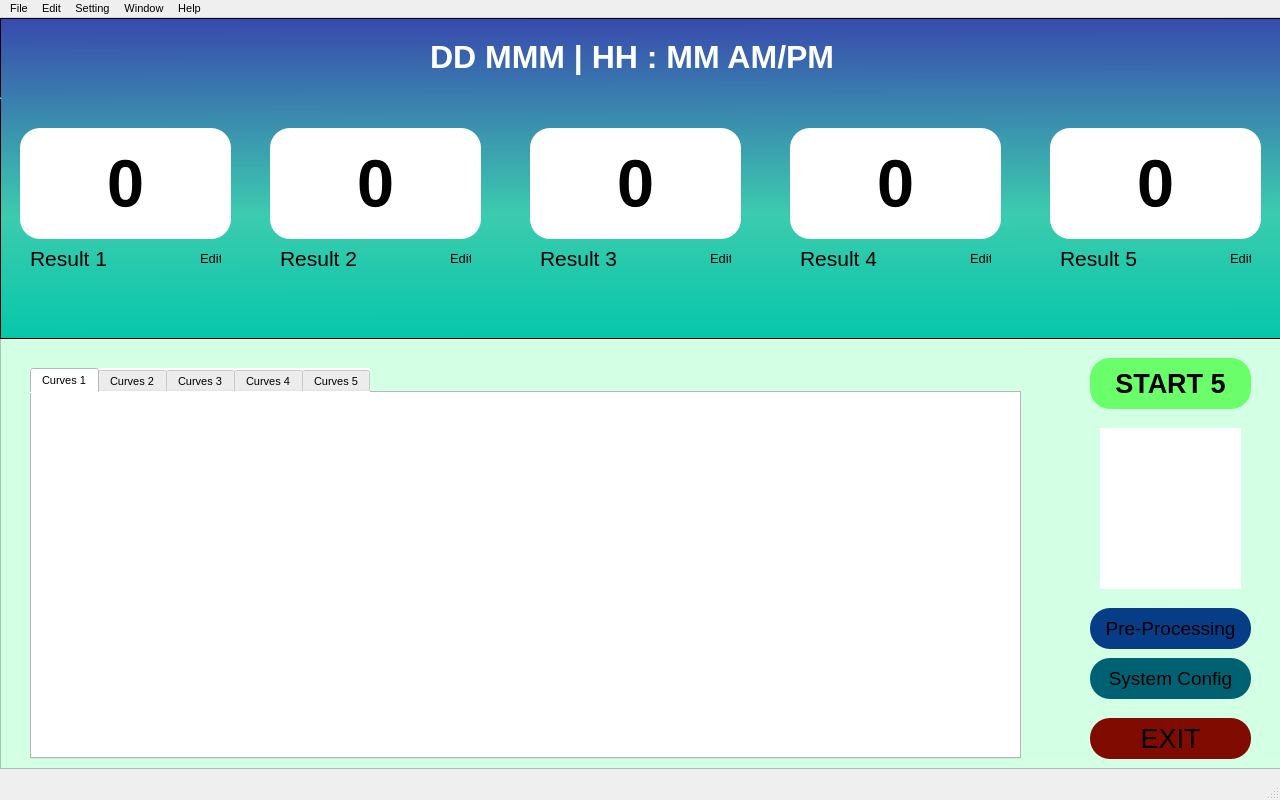
<?xml version="1.0" encoding="UTF-8"?>
<ui version="4.0">
    <class>MainWindow</class>
    <widget class="QMainWindow" name="MainWindow">
        <property name="geometry">
            <rect>
                <x>0</x>
                <y>0</y>
                <width>1280</width>
                <height>800</height>
            </rect>
        </property>
        <property name="font">
            <font>
                <family>Tahoma</family>
                <pointsize>8</pointsize>
            </font>
        </property>
        <property name="windowTitle">
            <string>MainWindow</string>
        </property>
        <widget class="QWidget" name="centralwidget">
            <widget class="QPushButton" name="EXIT">
                <property name="geometry">
                    <rect>
                        <x>1090</x>
                        <y>700</y>
                        <width>161</width>
                        <height>41</height>
                    </rect>
                </property>
                <property name="font">
                    <font>
                        <family>Tahoma</family>
                        <pointsize>20</pointsize>
                        <weight>50</weight>
                        <italic>false</italic>
                        <bold>false</bold>
                    </font>
                </property>
                <property name="focusPolicy">
                    <enum>Qt::ClickFocus</enum>
                </property>
                <property name="styleSheet">
                    <string notr="true">border: 0px solid;
border-radius: 20px;
background-color: rgb(128, 11, 0);
color: &quot;white&quot;;
font: 20pt &quot;Tahoma&quot;;</string>
                </property>
                <property name="text">
                    <string>EXIT</string>
                </property>
                <property name="autoDefault">
                    <bool>false</bool>
                </property>
                <property name="default">
                    <bool>false</bool>
                </property>
            </widget>
            <widget class="QPushButton" name="START">
                <property name="geometry">
                    <rect>
                        <x>1090</x>
                        <y>340</y>
                        <width>161</width>
                        <height>51</height>
                    </rect>
                </property>
                <property name="font">
                    <font>
                        <family>Tahoma</family>
                        <pointsize>20</pointsize>
                        <weight>75</weight>
                        <bold>true</bold>
                    </font>
                </property>
                <property name="styleSheet">
                    <string notr="true">border: 0px solid grey;
border-radius: 20px;
background-color: rgb(106, 255, 106);</string>
                </property>
                <property name="text">
                    <string>START 5</string>
                </property>
            </widget>
            <widget class="QLabel" name="dateNtime">
                <property name="geometry">
                    <rect>
                        <x>430</x>
                        <y>20</y>
                        <width>448</width>
                        <height>39</height>
                    </rect>
                </property>
                <property name="font">
                    <font>
                        <family>Tahoma</family>
                        <pointsize>24</pointsize>
                        <weight>75</weight>
                        <bold>true</bold>
                    </font>
                </property>
                <property name="text">
                    <string>&lt;font color=&quot;white&quot;&gt;DD MMM | HH : MM AM/PM&lt;/font&gt;</string>
                </property>
            </widget>
            <widget class="QFrame" name="frame">
                <property name="geometry">
                    <rect>
                        <x>0</x>
                        <y>0</y>
                        <width>1291</width>
                        <height>321</height>
                    </rect>
                </property>
                <property name="autoFillBackground">
                    <bool>false</bool>
                </property>
                <property name="styleSheet">
                    <string notr="true">background-color: qlineargradient(spread:pad, x1:0.539318, y1:0, x2:0.551273, y2:1, stop:0 rgba(56, 74, 173, 255), stop:0.607955 rgba(60, 203, 175, 255), stop:1 rgba(5, 199, 170, 255));</string>
                </property>
                <property name="locale">
                    <locale language="Thai" country="Thailand"/>
                </property>
                <property name="frameShape">
                    <enum>QFrame::StyledPanel</enum>
                </property>
                <property name="frameShadow">
                    <enum>QFrame::Raised</enum>
                </property>
                <property name="Color" stdset="0">
                    <color>
                        <red>0</red>
                        <green>0</green>
                        <blue>0</blue>
                    </color>
                </property>
                <widget class="QLabel" name="result1">
                    <property name="geometry">
                        <rect>
                            <x>20</x>
                            <y>110</y>
                            <width>211</width>
                            <height>111</height>
                        </rect>
                    </property>
                    <property name="font">
                        <font>
                            <family>Tahoma</family>
                            <pointsize>50</pointsize>
                            <weight>75</weight>
                            <bold>true</bold>
                        </font>
                    </property>
                    <property name="styleSheet">
                        <string notr="true">background-color: rgb(255, 255, 255);
border: 0px solid grey;
border-radius: 20px;</string>
                    </property>
                    <property name="text">
                        <string>0</string>
                    </property>
                    <property name="alignment">
                        <set>Qt::AlignCenter</set>
                    </property>
                </widget>
                <widget class="QLabel" name="result2">
                    <property name="geometry">
                        <rect>
                            <x>270</x>
                            <y>110</y>
                            <width>211</width>
                            <height>111</height>
                        </rect>
                    </property>
                    <property name="font">
                        <font>
                            <family>Tahoma</family>
                            <pointsize>50</pointsize>
                            <weight>75</weight>
                            <bold>true</bold>
                        </font>
                    </property>
                    <property name="styleSheet">
                        <string notr="true">background-color: rgb(255, 255, 255);
border: 0px solid grey;
border-radius: 20px;</string>
                    </property>
                    <property name="text">
                        <string>0</string>
                    </property>
                    <property name="alignment">
                        <set>Qt::AlignCenter</set>
                    </property>
                </widget>
                <widget class="QWidget" name="horizontalLayoutWidget">
                    <property name="geometry">
                        <rect>
                            <x>0</x>
                            <y>79</y>
                            <width>2</width>
                            <height>2</height>
                        </rect>
                    </property>
                    <layout class="QHBoxLayout" name="horizontalLayout_2"/>
                </widget>
                <widget class="QLabel" name="result4">
                    <property name="geometry">
                        <rect>
                            <x>790</x>
                            <y>110</y>
                            <width>211</width>
                            <height>111</height>
                        </rect>
                    </property>
                    <property name="font">
                        <font>
                            <family>Tahoma</family>
                            <pointsize>50</pointsize>
                            <weight>75</weight>
                            <bold>true</bold>
                        </font>
                    </property>
                    <property name="styleSheet">
                        <string notr="true">background-color: rgb(255, 255, 255);
border: 0px solid grey;
border-radius: 20px;</string>
                    </property>
                    <property name="text">
                        <string>0</string>
                    </property>
                    <property name="alignment">
                        <set>Qt::AlignCenter</set>
                    </property>
                </widget>
                <widget class="QLabel" name="result5">
                    <property name="geometry">
                        <rect>
                            <x>1050</x>
                            <y>110</y>
                            <width>211</width>
                            <height>111</height>
                        </rect>
                    </property>
                    <property name="font">
                        <font>
                            <family>Tahoma</family>
                            <pointsize>50</pointsize>
                            <weight>75</weight>
                            <bold>true</bold>
                        </font>
                    </property>
                    <property name="styleSheet">
                        <string notr="true">background-color: rgb(255, 255, 255);
border: 0px solid grey;
border-radius: 20px;</string>
                    </property>
                    <property name="text">
                        <string>0</string>
                    </property>
                    <property name="alignment">
                        <set>Qt::AlignCenter</set>
                    </property>
                </widget>
                <widget class="QLabel" name="result3">
                    <property name="geometry">
                        <rect>
                            <x>530</x>
                            <y>110</y>
                            <width>211</width>
                            <height>111</height>
                        </rect>
                    </property>
                    <property name="font">
                        <font>
                            <family>Tahoma</family>
                            <pointsize>50</pointsize>
                            <weight>75</weight>
                            <bold>true</bold>
                        </font>
                    </property>
                    <property name="styleSheet">
                        <string notr="true">background-color: rgb(255, 255, 255);
border: 0px solid grey;
border-radius: 20px;</string>
                    </property>
                    <property name="text">
                        <string>0</string>
                    </property>
                    <property name="alignment">
                        <set>Qt::AlignCenter</set>
                    </property>
                </widget>
                <widget class="QLabel" name="label_result1">
                    <property name="geometry">
                        <rect>
                            <x>30</x>
                            <y>230</y>
                            <width>81</width>
                            <height>21</height>
                        </rect>
                    </property>
                    <property name="font">
                        <font>
                            <family>Tahoma</family>
                            <pointsize>16</pointsize>
                            <weight>9</weight>
                            <italic>false</italic>
                            <bold>false</bold>
                        </font>
                    </property>
                    <property name="autoFillBackground">
                        <bool>false</bool>
                    </property>
                    <property name="styleSheet">
                        <string notr="true">font: 75 16pt &quot;Tahoma&quot;;
color: &quot;white&quot;;
background-color: rgba(255, 255, 255, 0);</string>
                    </property>
                    <property name="text">
                        <string>Result 1</string>
                    </property>
                    <property name="wordWrap">
                        <bool>false</bool>
                    </property>
                </widget>
                <widget class="QLabel" name="label_result2">
                    <property name="geometry">
                        <rect>
                            <x>280</x>
                            <y>230</y>
                            <width>81</width>
                            <height>21</height>
                        </rect>
                    </property>
                    <property name="font">
                        <font>
                            <family>Tahoma</family>
                            <pointsize>16</pointsize>
                            <weight>9</weight>
                            <italic>false</italic>
                            <bold>false</bold>
                        </font>
                    </property>
                    <property name="autoFillBackground">
                        <bool>false</bool>
                    </property>
                    <property name="styleSheet">
                        <string notr="true">font: 75 16pt &quot;Tahoma&quot;;
color: &quot;white&quot;;
background-color: rgba(255, 255, 255, 0);</string>
                    </property>
                    <property name="text">
                        <string>Result 2</string>
                    </property>
                    <property name="wordWrap">
                        <bool>false</bool>
                    </property>
                </widget>
                <widget class="QLabel" name="label_result3">
                    <property name="geometry">
                        <rect>
                            <x>540</x>
                            <y>230</y>
                            <width>81</width>
                            <height>21</height>
                        </rect>
                    </property>
                    <property name="font">
                        <font>
                            <family>Tahoma</family>
                            <pointsize>16</pointsize>
                            <weight>9</weight>
                            <italic>false</italic>
                            <bold>false</bold>
                        </font>
                    </property>
                    <property name="autoFillBackground">
                        <bool>false</bool>
                    </property>
                    <property name="styleSheet">
                        <string notr="true">font: 75 16pt &quot;Tahoma&quot;;
color: &quot;white&quot;;
background-color: rgba(255, 255, 255, 0);</string>
                    </property>
                    <property name="text">
                        <string>Result 3</string>
                    </property>
                    <property name="wordWrap">
                        <bool>false</bool>
                    </property>
                </widget>
                <widget class="QLabel" name="label_result4">
                    <property name="geometry">
                        <rect>
                            <x>800</x>
                            <y>230</y>
                            <width>81</width>
                            <height>21</height>
                        </rect>
                    </property>
                    <property name="font">
                        <font>
                            <family>Tahoma</family>
                            <pointsize>16</pointsize>
                            <weight>9</weight>
                            <italic>false</italic>
                            <bold>false</bold>
                        </font>
                    </property>
                    <property name="autoFillBackground">
                        <bool>false</bool>
                    </property>
                    <property name="styleSheet">
                        <string notr="true">font: 75 16pt &quot;Tahoma&quot;;
color: &quot;white&quot;;
background-color: rgba(255, 255, 255, 0);</string>
                    </property>
                    <property name="text">
                        <string>Result 4</string>
                    </property>
                    <property name="wordWrap">
                        <bool>false</bool>
                    </property>
                </widget>
                <widget class="QLabel" name="label_result5">
                    <property name="geometry">
                        <rect>
                            <x>1060</x>
                            <y>230</y>
                            <width>81</width>
                            <height>21</height>
                        </rect>
                    </property>
                    <property name="font">
                        <font>
                            <family>Tahoma</family>
                            <pointsize>16</pointsize>
                            <weight>9</weight>
                            <italic>false</italic>
                            <bold>false</bold>
                        </font>
                    </property>
                    <property name="autoFillBackground">
                        <bool>false</bool>
                    </property>
                    <property name="styleSheet">
                        <string notr="true">font: 75 16pt &quot;Tahoma&quot;;
color: &quot;white&quot;;
background-color: rgba(255, 255, 255, 0);</string>
                    </property>
                    <property name="text">
                        <string>Result 5</string>
                    </property>
                    <property name="wordWrap">
                        <bool>false</bool>
                    </property>
                </widget>
                <widget class="QLabel" name="label_result1_2">
                    <property name="geometry">
                        <rect>
                            <x>200</x>
                            <y>230</y>
                            <width>21</width>
                            <height>21</height>
                        </rect>
                    </property>
                    <property name="font">
                        <font>
                            <family>Tahoma</family>
                            <pointsize>10</pointsize>
                            <weight>50</weight>
                            <italic>false</italic>
                            <bold>false</bold>
                            <kerning>true</kerning>
                        </font>
                    </property>
                    <property name="autoFillBackground">
                        <bool>false</bool>
                    </property>
                    <property name="styleSheet">
                        <string notr="true">
color: &quot;white&quot;;
background-color: rgba(255, 255, 255, 0);</string>
                    </property>
                    <property name="text">
                        <string>Edit</string>
                    </property>
                    <property name="wordWrap">
                        <bool>false</bool>
                    </property>
                </widget>
                <widget class="QLabel" name="label_result1_3">
                    <property name="geometry">
                        <rect>
                            <x>450</x>
                            <y>230</y>
                            <width>21</width>
                            <height>21</height>
                        </rect>
                    </property>
                    <property name="font">
                        <font>
                            <family>Tahoma</family>
                            <pointsize>10</pointsize>
                            <weight>50</weight>
                            <italic>false</italic>
                            <bold>false</bold>
                            <kerning>true</kerning>
                        </font>
                    </property>
                    <property name="autoFillBackground">
                        <bool>false</bool>
                    </property>
                    <property name="styleSheet">
                        <string notr="true">
color: &quot;white&quot;;
background-color: rgba(255, 255, 255, 0);</string>
                    </property>
                    <property name="text">
                        <string>Edit</string>
                    </property>
                    <property name="wordWrap">
                        <bool>false</bool>
                    </property>
                </widget>
                <widget class="QLabel" name="label_result1_4">
                    <property name="geometry">
                        <rect>
                            <x>710</x>
                            <y>230</y>
                            <width>21</width>
                            <height>21</height>
                        </rect>
                    </property>
                    <property name="font">
                        <font>
                            <family>Tahoma</family>
                            <pointsize>10</pointsize>
                            <weight>50</weight>
                            <italic>false</italic>
                            <bold>false</bold>
                            <kerning>true</kerning>
                        </font>
                    </property>
                    <property name="autoFillBackground">
                        <bool>false</bool>
                    </property>
                    <property name="styleSheet">
                        <string notr="true">
color: &quot;white&quot;;
background-color: rgba(255, 255, 255, 0);</string>
                    </property>
                    <property name="text">
                        <string>Edit</string>
                    </property>
                    <property name="wordWrap">
                        <bool>false</bool>
                    </property>
                </widget>
                <widget class="QLabel" name="label_result1_5">
                    <property name="geometry">
                        <rect>
                            <x>970</x>
                            <y>230</y>
                            <width>21</width>
                            <height>21</height>
                        </rect>
                    </property>
                    <property name="font">
                        <font>
                            <family>Tahoma</family>
                            <pointsize>10</pointsize>
                            <weight>50</weight>
                            <italic>false</italic>
                            <bold>false</bold>
                            <kerning>true</kerning>
                        </font>
                    </property>
                    <property name="autoFillBackground">
                        <bool>false</bool>
                    </property>
                    <property name="styleSheet">
                        <string notr="true">
color: &quot;white&quot;;
background-color: rgba(255, 255, 255, 0);</string>
                    </property>
                    <property name="text">
                        <string>Edit</string>
                    </property>
                    <property name="wordWrap">
                        <bool>false</bool>
                    </property>
                </widget>
                <widget class="QLabel" name="label_result1_6">
                    <property name="geometry">
                        <rect>
                            <x>1230</x>
                            <y>230</y>
                            <width>21</width>
                            <height>21</height>
                        </rect>
                    </property>
                    <property name="font">
                        <font>
                            <family>Tahoma</family>
                            <pointsize>10</pointsize>
                            <weight>50</weight>
                            <italic>false</italic>
                            <bold>false</bold>
                            <kerning>true</kerning>
                        </font>
                    </property>
                    <property name="autoFillBackground">
                        <bool>false</bool>
                    </property>
                    <property name="styleSheet">
                        <string notr="true">
color: &quot;white&quot;;
background-color: rgba(255, 255, 255, 0);</string>
                    </property>
                    <property name="text">
                        <string>Edit</string>
                    </property>
                    <property name="wordWrap">
                        <bool>false</bool>
                    </property>
                </widget>
            </widget>
            <widget class="QTabWidget" name="tabWidget">
                <property name="geometry">
                    <rect>
                        <x>30</x>
                        <y>350</y>
                        <width>991</width>
                        <height>391</height>
                    </rect>
                </property>
                <property name="styleSheet">
                    <string notr="true">background-color: rgb(255, 255, 255);
selection-color: rgb(211, 255, 229);
font: 12pt &quot;Tahoma&quot;;
                    </string>
                </property>
                <property name="currentIndex">
                    <number>0</number>
                </property>
                <widget class="QWidget" name="curves1">
                    <attribute name="title">
                        <string>Curves 1</string>
                    </attribute>
                </widget>
                <widget class="QWidget" name="curves2">
                    <attribute name="title">
                        <string>Curves 2</string>
                    </attribute>
                </widget>
                <widget class="QWidget" name="curves3">
                    <attribute name="title">
                        <string>Curves 3</string>
                    </attribute>
                </widget>
                <widget class="QWidget" name="curves4">
                    <attribute name="title">
                        <string>Curves 4</string>
                    </attribute>
                </widget>
                <widget class="QWidget" name="curves5">
                    <attribute name="title">
                        <string>Curves 5</string>
                    </attribute>
                </widget>
            </widget>
            <widget class="QFrame" name="frame_2">
                <property name="geometry">
                    <rect>
                        <x>0</x>
                        <y>0</y>
                        <width>1291</width>
                        <height>751</height>
                    </rect>
                </property>
                <property name="styleSheet">
                    <string notr="true">background-color: rgb(211, 255, 229);</string>
                </property>
                <property name="locale">
                    <locale language="Thai" country="Thailand"/>
                </property>
                <property name="frameShape">
                    <enum>QFrame::StyledPanel</enum>
                </property>
                <property name="frameShadow">
                    <enum>QFrame::Raised</enum>
                </property>
                <property name="Color" stdset="0">
                    <color>
                        <red>0</red>
                        <green>0</green>
                        <blue>0</blue>
                    </color>
                </property>
                <widget class="QPushButton" name="buttonSysConfig">
                    <property name="geometry">
                        <rect>
                            <x>1090</x>
                            <y>640</y>
                            <width>161</width>
                            <height>41</height>
                        </rect>
                    </property>
                    <property name="font">
                        <font>
                            <family>Tahoma</family>
                            <pointsize>14</pointsize>
                            <weight>50</weight>
                            <italic>false</italic>
                            <bold>false</bold>
                        </font>
                    </property>
                    <property name="styleSheet">
                        <string notr="true">border: 0px solid;
border-radius: 20px;
background-color: rgb(0, 97, 114);
color: &quot;white&quot;;
font: 14pt &quot;Tahoma&quot;;</string>
                    </property>
                    <property name="text">
                        <string>System Config</string>
                    </property>
                </widget>
                <widget class="QPushButton" name="buttonPrePro">
                    <property name="geometry">
                        <rect>
                            <x>1090</x>
                            <y>590</y>
                            <width>161</width>
                            <height>41</height>
                        </rect>
                    </property>
                    <property name="font">
                        <font>
                            <family>Tahoma</family>
                            <pointsize>14</pointsize>
                            <weight>50</weight>
                            <italic>false</italic>
                            <bold>false</bold>
                        </font>
                    </property>
                    <property name="styleSheet">
                        <string notr="true">border: 0px solid;
border-radius: 20px;
background-color: rgb(7, 61, 134);
color: &quot;white&quot;;
font: 14pt &quot;Tahoma&quot;;</string>
                    </property>
                    <property name="text">
                        <string>Pre-Processing</string>
                    </property>
                </widget>
                <widget class="QWidget" name="widget_status" native="true">
                    <property name="geometry">
                        <rect>
                            <x>1100</x>
                            <y>410</y>
                            <width>141</width>
                            <height>161</height>
                        </rect>
                    </property>
                    <property name="styleSheet">
                        <string notr="true">background-color: rgb(255, 255, 255);
border-raduis: 20px;</string>
                    </property>
                </widget>
            </widget>
            <zorder>frame_2</zorder>
            <zorder>frame</zorder>
            <zorder>EXIT</zorder>
            <zorder>START</zorder>
            <zorder>dateNtime</zorder>
            <zorder>tabWidget</zorder>
        </widget>
        <widget class="QMenuBar" name="menubar">
            <property name="geometry">
                <rect>
                    <x>0</x>
                    <y>0</y>
                    <width>1280</width>
                    <height>22</height>
                </rect>
            </property>
            <widget class="QMenu" name="menuFile">
                <property name="title">
                    <string>File</string>
                </property>
                <addaction name="actionSave_Files"/>
                <addaction name="actionSave_As"/>
                <addaction name="actionExit"/>
            </widget>
            <widget class="QMenu" name="menuEdit">
                <property name="title">
                    <string>Edit</string>
                </property>
                <addaction name="actionStart"/>
                <addaction name="actionStop"/>
            </widget>
            <widget class="QMenu" name="menuHelp">
                <property name="title">
                    <string>Setting</string>
                </property>
            </widget>
            <widget class="QMenu" name="menuHel">
                <property name="title">
                    <string>Window</string>
                </property>
            </widget>
            <widget class="QMenu" name="menuHelp_2">
                <property name="title">
                    <string>Help</string>
                </property>
            </widget>
            <addaction name="menuFile"/>
            <addaction name="menuEdit"/>
            <addaction name="menuHelp"/>
            <addaction name="menuHel"/>
            <addaction name="menuHelp_2"/>
        </widget>
        <widget class="QStatusBar" name="statusbar"/>
        <action name="actionSave_Files">
            <property name="text">
                <string>Save</string>
            </property>
        </action>
        <action name="actionSave_As">
            <property name="text">
                <string>Save As</string>
            </property>
        </action>
        <action name="actionExit">
            <property name="text">
                <string>Exit</string>
            </property>
        </action>
        <action name="actionStart">
            <property name="text">
                <string>Start</string>
            </property>
        </action>
        <action name="actionStop">
            <property name="text">
                <string>Stop</string>
            </property>
        </action>
    </widget>
    <resources/>
    <connections>
        <connection>
            <sender>EXIT</sender>
            <signal>clicked()</signal>
            <receiver>MainWindow</receiver>
            <slot>close()</slot>
            <hints>
                <hint type="sourcelabel">
                    <x>1107</x>
                    <y>741</y>
                </hint>
                <hint type="destinationlabel">
                    <x>1136</x>
                    <y>897</y>
                </hint>
            </hints>
        </connection>
        <connection>
            <sender>START</sender>
            <signal>clicked()</signal>
            <receiver>result5</receiver>
            <slot>update()</slot>
            <hints>
                <hint type="sourcelabel">
                    <x>1137</x>
                    <y>389</y>
                </hint>
                <hint type="destinationlabel">
                    <x>1137</x>
                    <y>224</y>
                </hint>
            </hints>
        </connection>
        <connection>
            <sender>START</sender>
            <signal>clicked()</signal>
            <receiver>result4</receiver>
            <slot>update()</slot>
            <hints>
                <hint type="sourcelabel">
                    <x>1170</x>
                    <y>395</y>
                </hint>
                <hint type="destinationlabel">
                    <x>929</x>
                    <y>215</y>
                </hint>
            </hints>
        </connection>
        <connection>
            <sender>START</sender>
            <signal>clicked()</signal>
            <receiver>result3</receiver>
            <slot>update()</slot>
            <hints>
                <hint type="sourcelabel">
                    <x>1120</x>
                    <y>378</y>
                </hint>
                <hint type="destinationlabel">
                    <x>670</x>
                    <y>209</y>
                </hint>
            </hints>
        </connection>
        <connection>
            <sender>START</sender>
            <signal>clicked()</signal>
            <receiver>result2</receiver>
            <slot>update()</slot>
            <hints>
                <hint type="sourcelabel">
                    <x>1119</x>
                    <y>408</y>
                </hint>
                <hint type="destinationlabel">
                    <x>464</x>
                    <y>213</y>
                </hint>
            </hints>
        </connection>
        <connection>
            <sender>START</sender>
            <signal>clicked()</signal>
            <receiver>result1</receiver>
            <slot>update()</slot>
            <hints>
                <hint type="sourcelabel">
                    <x>1132</x>
                    <y>403</y>
                </hint>
                <hint type="destinationlabel">
                    <x>145</x>
                    <y>209</y>
                </hint>
            </hints>
        </connection>
        <connection>
            <sender>label_result1_2</sender>
            <signal>objectNameChanged(QString)</signal>
            <receiver>label_result1</receiver>
            <slot>setText(QString)</slot>
            <hints>
                <hint type="sourcelabel">
                    <x>209</x>
                    <y>259</y>
                </hint>
                <hint type="destinationlabel">
                    <x>90</x>
                    <y>261</y>
                </hint>
            </hints>
        </connection>
    </connections>
</ui>
